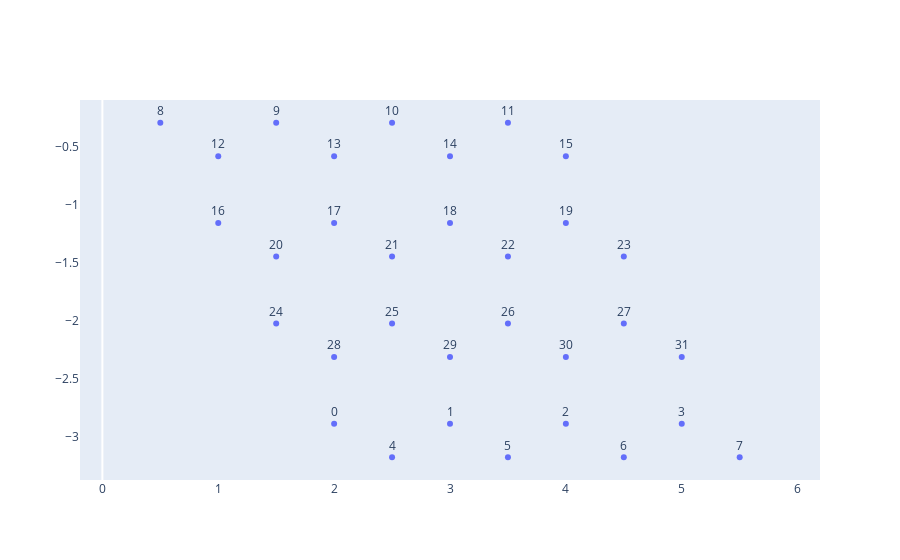

Notebook code cell kept with this figure:
### Code cell
data = go.Scatter(
    x = hex_.lattice_coor[:,0],
    y = hex_.lattice_coor[:,1],
    text=[f'{i}' for i in range(np.prod(hex_.l) * 2)],
    mode = 'markers+text',
    textposition="top center"
)

fig = go.Figure()
fig.add_trace(
    data
)
fig.layout.yaxis = {
    'scaleanchor': 'x', 'scaleratio': 1
}
fig.layout.yaxis.showgrid = False
fig.layout.xaxis.showgrid = False
fig.show()

### Figure 1 — Plotly figure (JSON) as saved in the notebook; plotly's stock layout.template omitted (floating-point values rounded to 4 significant figures)
{"data": [{"mode": "markers+text", "text": ["0", "1", "2", "3", "4", "5", "6", "7", "8", "9", "10", "11", "12", "13", "14", "15", "16", "17", "18", "19", "20", "21", "22", "23", "24", "25", "26", "27", "28", "29", "30", "31"], "textposition": "top center", "type": "scatter", "x": [2.0, 3.0, 4.0, 5.0, 2.5, 3.5, 4.5, 5.5, 0.5, 1.5, 2.5, 3.5, 1.0, 2.0, 3.0, 4.0, 1.0, 2.0, 3.0, 4.0, 1.5, 2.5, 3.5, 4.5, 1.5, 2.5, 3.5, 4.5, 2.0, 3.0, 4.0, 5.0], "y": [-2.887, -2.887, -2.887, -2.887, -3.175, -3.175, -3.175, -3.175, -0.2887, -0.2887, -0.2887, -0.2887, -0.5774, -0.5774, -0.5774, -0.5774, -1.155, -1.155, -1.155, -1.155, -1.443, -1.443, -1.443, -1.443, -2.021, -2.021, -2.021, -2.021, -2.309, -2.309, -2.309, -2.309]}], "layout": {"xaxis": {"showgrid": false}, "yaxis": {"scaleanchor": "x", "scaleratio": 1, "showgrid": false}}}
